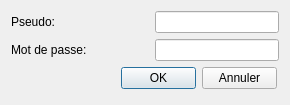
<?xml version="1.0" encoding="UTF-8"?>
<ui version="4.0">
 <class>DialogConnexion</class>
 <widget class="QDialog" name="DialogConnexion">
  <property name="geometry">
   <rect>
    <x>0</x>
    <y>0</y>
    <width>290</width>
    <height>105</height>
   </rect>
  </property>
  <property name="minimumSize">
   <size>
    <width>290</width>
    <height>105</height>
   </size>
  </property>
  <property name="maximumSize">
   <size>
    <width>290</width>
    <height>105</height>
   </size>
  </property>
  <property name="windowTitle">
   <string>Connexion au service Réception</string>
  </property>
  <layout class="QGridLayout" name="gridLayout">
   <item row="0" column="0">
    <layout class="QVBoxLayout" name="verticalLayout">
     <item>
      <layout class="QHBoxLayout" name="horizontalLayout">
       <property name="spacing">
        <number>81</number>
       </property>
       <item>
        <widget class="QLabel" name="label">
         <property name="text">
          <string>Pseudo:</string>
         </property>
        </widget>
       </item>
       <item>
        <widget class="QLineEdit" name="lineEditLogin">
         <property name="minimumSize">
          <size>
           <width>124</width>
           <height>0</height>
          </size>
         </property>
         <property name="maximumSize">
          <size>
           <width>124</width>
           <height>16777215</height>
          </size>
         </property>
        </widget>
       </item>
      </layout>
     </item>
     <item>
      <layout class="QHBoxLayout" name="horizontalLayout_2">
       <property name="spacing">
        <number>51</number>
       </property>
       <item>
        <widget class="QLabel" name="label_2">
         <property name="text">
          <string>Mot de passe:</string>
         </property>
        </widget>
       </item>
       <item>
        <widget class="QLineEdit" name="lineEditPassword">
         <property name="minimumSize">
          <size>
           <width>124</width>
           <height>0</height>
          </size>
         </property>
         <property name="maximumSize">
          <size>
           <width>124</width>
           <height>16777215</height>
          </size>
         </property>
         <property name="echoMode">
          <enum>QLineEdit::Password</enum>
         </property>
        </widget>
       </item>
      </layout>
     </item>
    </layout>
   </item>
   <item row="1" column="0">
    <layout class="QFormLayout" name="formLayout">
     <property name="formAlignment">
      <set>Qt::AlignRight|Qt::AlignTop|Qt::AlignTrailing</set>
     </property>
     <property name="rightMargin">
      <number>8</number>
     </property>
     <item row="0" column="0">
      <widget class="QPushButton" name="btn_OK">
       <property name="maximumSize">
        <size>
         <width>75</width>
         <height>23</height>
        </size>
       </property>
       <property name="text">
        <string>OK</string>
       </property>
      </widget>
     </item>
     <item row="0" column="1">
      <widget class="QPushButton" name="btn_Annuler">
       <property name="maximumSize">
        <size>
         <width>75</width>
         <height>23</height>
        </size>
       </property>
       <property name="text">
        <string>Annuler</string>
       </property>
      </widget>
     </item>
    </layout>
   </item>
  </layout>
 </widget>
 <resources/>
 <connections/>
</ui>
